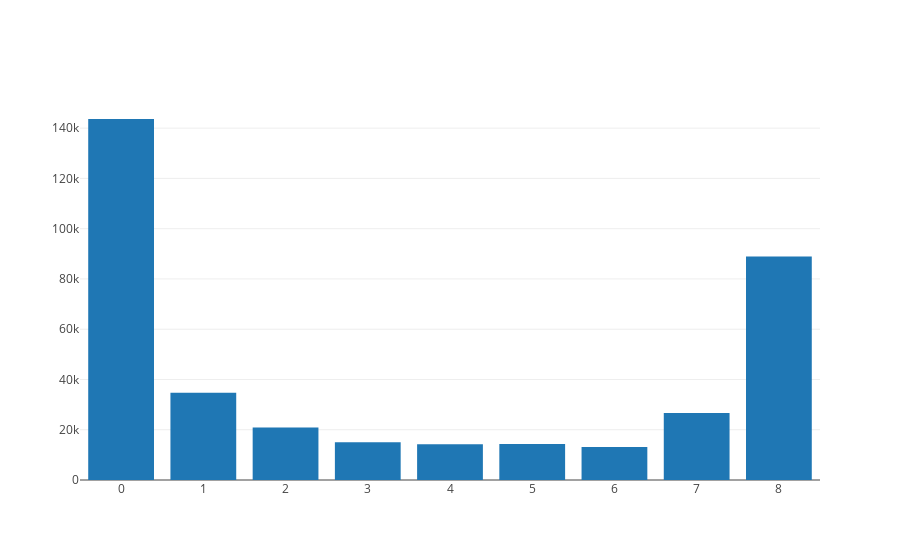

This figure's notebook cell:
### Code cell
df = _.DataFrame()

#We do all the plotting here

iplot([go.Bar(
            x=df['num_months_vulnerable'],
            y=df['count'],
)])

### Figure 1 — Plotly figure (JSON) as saved in the notebook; plotly's stock layout.template omitted (floating-point values rounded to 4 significant figures)
{"data": [{"type": "bar", "uid": "e610c64c-bda8-11e8-9671-00ff28ecf3e9", "x": [0, 1, 2, 3, 4, 5, 6, 7, 8], "y": [143649, 34707, 20878, 15017, 14182, 14320, 13145, 26680, 88963]}], "layout": {}}
